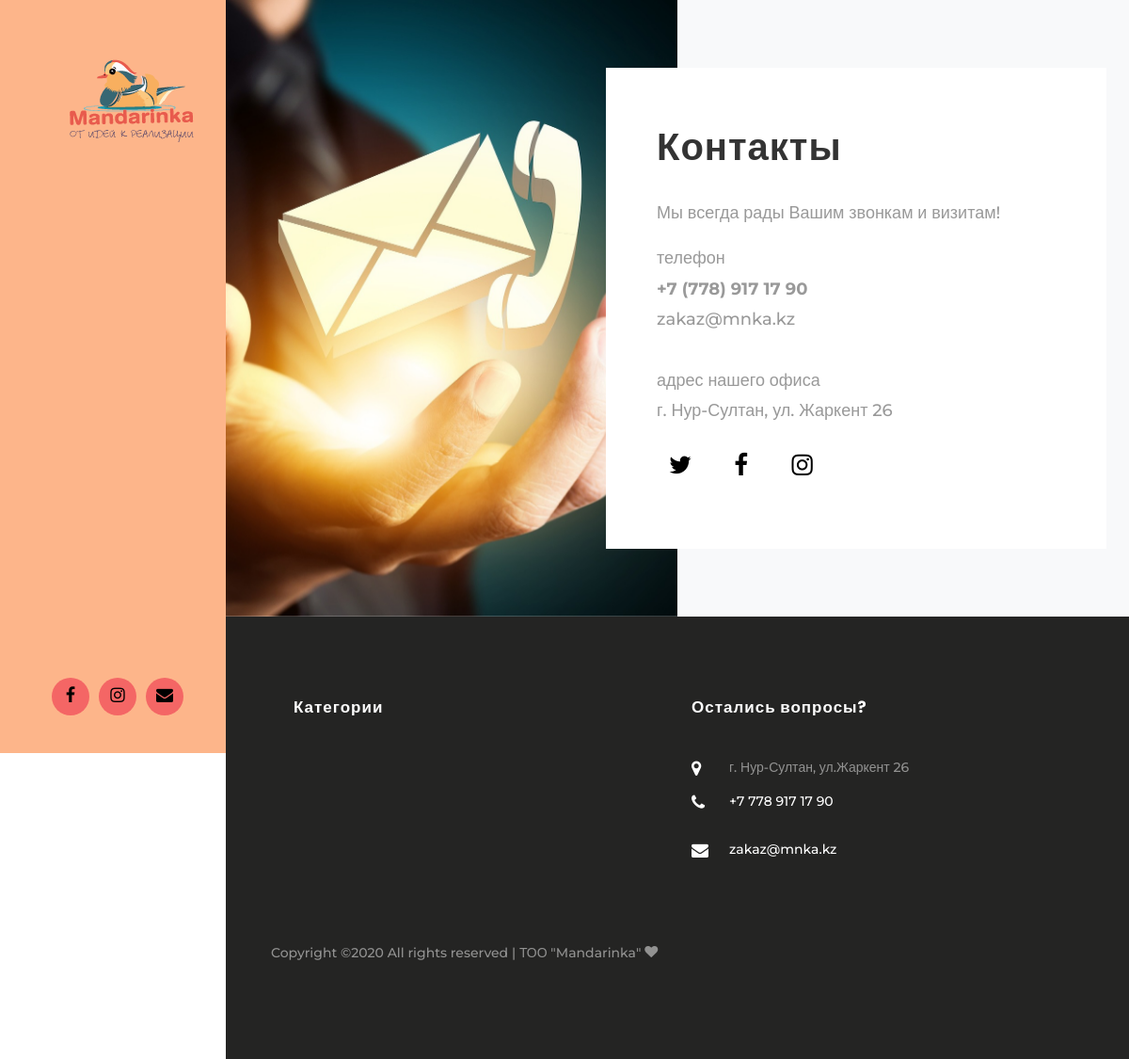
/page/contact/, run on the app's committed database.
### pages/models.py (models this page shows, shortened)
class Pages(models.Model):
    title = models.CharField(_("Заголовок"), max_length=500)
    text = models.TextField(_("Текст"), blank=True, null=True)
    image = models.ImageField("главная фотография", upload_to="post/", null=True, blank=True)
    edit_date = models.DateTimeField(
        _("Дата редактирования"),
        auto_now=True,
        blank=True,
        null=True
    )
    published_date = models.DateTimeField(_("Дата публикации"), blank=True, null=True)
    published = models.BooleanField(_("Опубликовать?"), default=True)
    slug = models.CharField("url", max_length=100, unique=True)
    class Meta:
        verbose_name = _("Страница")
        verbose_name_plural = _("Страницы")
        unique_together = ('slug',)

### blog/views.py (the view)
# urls.py: path('page/contact/', views.ContactDetailView.as_view(), name='contact'),
class ContactDetailView(View):
    def get(self, request, **kwargs):
        contact = Pages.objects.get(id=1)
        context = {
            'contact': contact,
        }
        return render(request, 'blog/page.html', context)

### templates/blog/page.html (shortened to what this page needs)
{% extends 'base.html' %}
{% block content %}
{% if contact %}
    <section class="ftco-section-no-padding bg-light">
            <div class="hero-wrap">
            <div class="d-flex">
            <div class="author-image text img p-md-5 ftco-animate"
                 style="background-image: url({{ contact.image.url }});">
            </div>
            <div class="author-info text p-4 mt-5 mb-5 ftco-animate">
                <div class="desc">
                    <h1 class="mb-4">{{ contact.title }}</h1>
                    <p class="mb-4">{{ contact.text|safe }}</p>
                    <ul class="ftco-social mt-3">
                        <li class="ftco-animate"><a href="#"><span class="icon-twitter"></span></a></li>
                        <li class="ftco-animate"><a href="#"><span class="icon-facebook"></span></a></li>
                        <li class="ftco-animate"><a href="#"><span class="icon-instagram"></span></a></li>
                    </ul>
                </div>
            </div>
        </div>
        </div>
    </section>
    {% endif %}
{% endblock content %}

### static/css/icomoon.css (style rules this page uses)
[class^="icon-"], [class*=" icon-"] { font-family: 'icomoon' !important; speak: none; font-style: normal; font-weight: normal; font-variant: normal; text-transform: none; line-height: 1; -webkit-font-smoothing: antialiased; -moz-osx-font-smoothing: grayscale; }
.icon-twitter:before { content: "\f099"; }
.icon-facebook:before { content: "\f09a"; }
.icon-instagram:before { content: "\f16d"; }

### data on the page
Pages: image (picture), title "Контакты", text "Мы всегда рады Вашим звонкам и визитам! телефон +7 (778) 917 17 90 zakaz@mnka.kz адрес нашего офиса г. Нур-Султан, ул. Жаркент 26"
